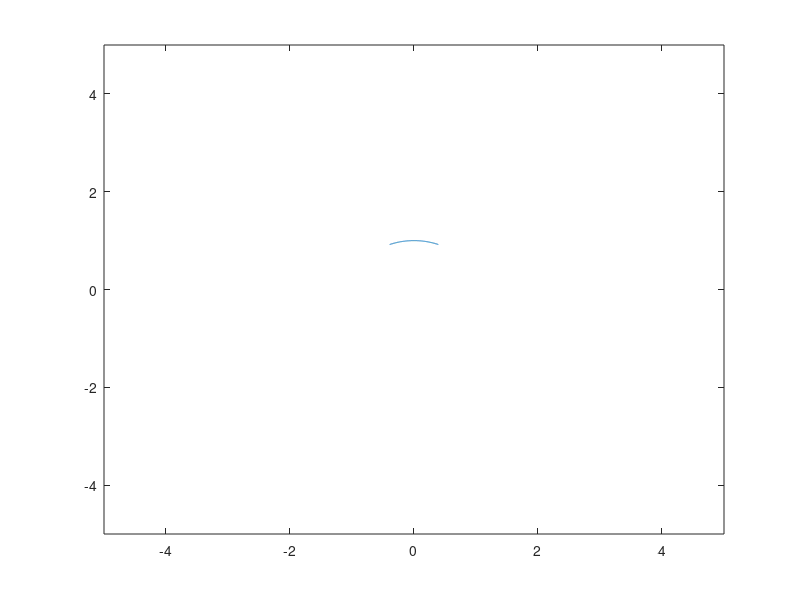

The MATLAB source for this figure:
% Circle equation: (x-h)^2 + (y-k)^2 = r^2
% Center: (h,k)   Radius: r
h = 0;
k = 0;
r = 1;
%% In x-coordinates, the circle "starts" at h-r & "ends" at h+r
%% x_res = resolution spacing between points
xmin = -pi/8;
xmax = pi/8;
x_res = 1e-3;
x = xmin:x_res:xmax;

%% There are 2 y-coordinates on the circle for most x-coordinates.
%% We need to duplicate every x-coordinate so we can match each x with
%% its pair of y-values.
%% Method chosen: repeat the x-coordinates as the circle "wraps around"
%%           e.g.: x = [0  0.1  0.2  ...  end  end  ... 0.2  0.1  0]
N = length(x);
y = zeros(1,N);
for i = 1:1:N
    square = sqrt(r^2 - x(i)^2 + 2*x(i)*h - h^2);   
    y(N+1-i) = k + square;
end
zmp = [x(:) y(:)]';


figure(1)
plot(x,y)
hold on
axis([-5 5 -5 5]);